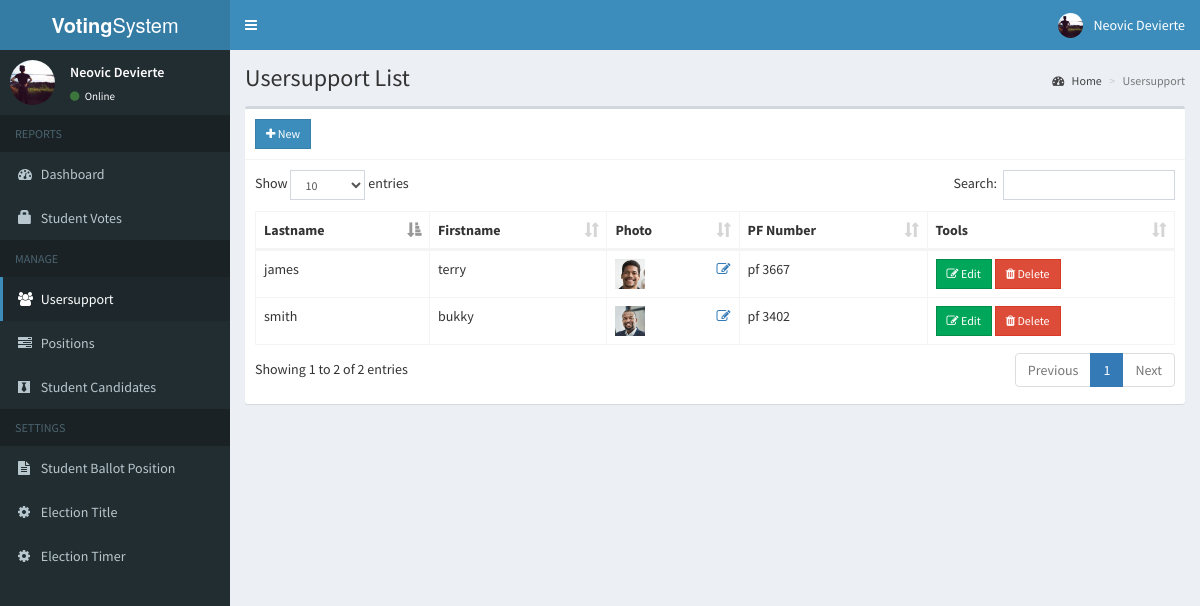
Page /admin/usersupport.php (signed in) on the committed database.
### tables this page shows
CREATE TABLE IF NOT EXISTS `usersupport` (
  `id` int NOT NULL AUTO_INCREMENT,
  `username` varchar(50) NOT NULL,
  `password` varchar(60) NOT NULL,
  `firstname` varchar(50) NOT NULL,
  `lastname` varchar(50) NOT NULL,
  `photo` varchar(150) NOT NULL,
  `created_on` date NOT NULL,
  PRIMARY KEY (`id`)
);

### admin/includes/session.php (called while the page is built, shortened)
<?php
	include 'includes/conn.php';
	$sql = "SELECT * FROM admin WHERE id = '".$_SESSION['admin']."'";
	$query = $conn->query($sql);
	$user = $query->fetch_assoc();
?>

### admin/usersupport.php (the view, shortened to what this page needs)
<?php include 'includes/session.php'; ?>
<?php include 'includes/header.php'; ?>
<body class="hold-transition skin-blue sidebar-mini">
<div class="wrapper">
  <?php include 'includes/navbar.php'; ?>
  <?php include 'includes/menubar.php'; ?>
  <div class="content-wrapper">
    <section class="content-header">
      <h1>
        Usersupport List
      </h1>
      <ol class="breadcrumb">
        <li><a href="#"><i class="fa fa-dashboard"></i> Home</a></li>
        <li class="active">Usersupport</li>
      </ol>
    </section>
    <section class="content">
      <div class="row">
        <div class="col-xs-12">
          <div class="box">
            <div class="box-header with-border">
              <a href="#addnew" data-toggle="modal" class="btn btn-primary btn-sm btn-flat"><i class="fa fa-plus"></i> New</a>
            </div>
            <div class="box-body">
              <table id="example1" class="table table-bordered">
                <thead>
                  <th>Lastname</th>
                  <th>Firstname</th>
                  <th>Photo</th>
                  <th>PF Number</th>
                  <th>Tools</th>
                </thead>
                <tbody>
                  <?php
                    $sql = "SELECT * FROM usersupport";
                    $query = $conn->query($sql);
                    while($row = $query->fetch_assoc()){
                      $image = (!empty($row['photo'])) ? '../images/'.$row['photo'] : '../images/profile.jpg';
                      echo "
                        <tr>
                          <td>".$row['lastname']."</td>
                          <td>".$row['firstname']."</td>
                          <td>
                            <img src='".$image."' width='30px' height='30px'>
                            <a href='#edit_photo' data-toggle='modal' class='pull-right photo' data-id='".$row['id']."'><span class='fa fa-edit'></span></a>
                          </td>
                          <td>".$row['username']."</td>
                          <td>
                            <button class='btn btn-success btn-sm edit btn-flat' data-id='".$row['id']."'><i class='fa fa-edit'></i> Edit</button>
                            <button class='btn btn-danger btn-sm delete btn-flat' data-id='".$row['id']."'><i class='fa fa-trash'></i> Delete</button>
                          </td>
                        </tr>
                      ";
                    }
                  ?>
                </tbody>
              </table>
            </div>
          </div>
        </div>
      </div>
    </section>
  </div>
</div>
</body>
</html>

### admin/includes/navbar.php (shortened to what this page needs)
<header class="main-header">
  <a href="#" class="logo">
    <span class="logo-lg"><b>Voting</b>System</span>
  </a>
  <nav class="navbar navbar-static-top">
    <a href="#" class="sidebar-toggle" data-toggle="push-menu" role="button">
    </a>
    <div class="navbar-custom-menu">
      <ul class="nav navbar-nav">
        <li class="dropdown user user-menu">
          <a href="#" class="dropdown-toggle" data-toggle="dropdown">
            <img src="<?php echo (!empty($user['photo'])) ? '../images/'.$user['photo'] : '../images/profile.jpg'; ?>" class="user-image" alt="User Image">
            <span class="hidden-xs"><?php echo $user['firstname'].' '.$user['lastname']; ?></span>
          </a>
        </li>
      </ul>
    </div>
  </nav>
</header>

### admin/includes/menubar.php (shortened to what this page needs)
<aside class="main-sidebar">
  <section class="sidebar">
    <div class="user-panel">
      <div class="pull-left image">
        <img src="<?php echo (!empty($user['photo'])) ? '../images/'.$user['photo'] : '../images/profile.jpg'; ?>" class="img-circle" alt="User Image">
      </div>
      <div class="pull-left info">
        <p><?php echo $user['firstname'].' '.$user['lastname']; ?></p>
        <a><i class="fa fa-circle text-success"></i> Online</a>
      </div>
    </div>
    <ul class="sidebar-menu" data-widget="tree">
      <li class="header">REPORTS</li>
      <li class=""><a href="home.php"><i class="fa fa-dashboard"></i> <span>Dashboard</span></a></li>
      <li class=""><a href="votes.php"><span class="glyphicon glyphicon-lock"></span> <span>Student Votes</span></a></li>
      <li class="header">MANAGE</li>
      <li class=""><a href="usersupport.php"><i class="fa fa-users"></i> <span>Usersupport</span></a></li>
      <li class=""><a href="positions.php"><i class="fa fa-tasks"></i> <span>Positions</span></a></li>
      <li class=""><a href="candidates.php"><i class="fa fa-black-tie"></i> <span>Student Candidates</span></a></li>
      <li class="header">SETTINGS</li>
      <li class=""><a href="ballot.php"><i class="fa fa-file-text"></i> <span>Student Ballot Position</span></a></li>
      <li class=""><a href="#config" data-toggle="modal"><i class="fa fa-cog"></i> <span>Election Title</span></a></li>
      <li class=""><a href="#counterconfig" data-toggle="modal"><i class="fa fa-cog"></i> <span>Election Timer</span></a></li>
    </ul>
  </section>
</aside>

### rows in the picture
usersupport: lastname "smith", firstname "bukky", photo (picture), username "pf 3402"
usersupport: lastname "james", firstname "terry", photo (picture), username "pf 3667"

### other values in the picture
$user['firstname'] "Neovic"
$user['lastname'] "Devierte"
